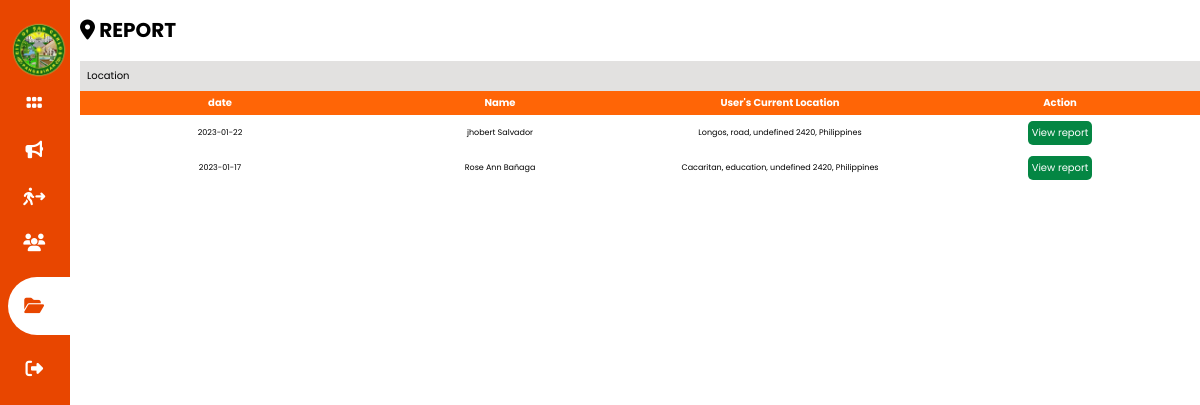
Page /admin/admin_sub/report.php (signed in) on the committed database.
### tables this page shows
CREATE TABLE `location` (
  `id` int(11) NOT NULL,
  `lat` varchar(50) NOT NULL,
  `long` varchar(50) NOT NULL,
  `address` varchar(50) NOT NULL,
  `user_id` int(11) NOT NULL,
  `rescuer_id` int(11) NOT NULL,
  `date` date NOT NULL,
  `time` time NOT NULL,
  `proof` varchar(200) NOT NULL,
  `incident_details` varchar(100) NOT NULL,
  `status` int(10) NOT NULL
);

CREATE TABLE `users` (
  `id` int(11) NOT NULL,
  `valid_id` varchar(50) NOT NULL,
  `fname` varchar(150) NOT NULL,
  `lname` varchar(150) NOT NULL,
  `location` varchar(255) NOT NULL,
  `contactnum` varchar(30) NOT NULL,
  `user` varchar(100) NOT NULL,
  `pass` varchar(100) NOT NULL,
  `photo` varchar(150) NOT NULL,
  `status` varchar(30) NOT NULL
);

### admin/admin_sub/report.php (the view, shortened to what this page needs)
<?php
include_once("connections/session.php");
?>
<!DOCTYPE html>
<html lang="en">
<head>
    <link rel="stylesheet" href="css/nav.css">
    <link rel="stylesheet" href="css/tables.css">
</head>
<body>
    <div class="sidebar">
        <div class="side-brand">
        <img src="img/scclogo.png" alt="">
        </div>
        <div class="side-menu">
            <ul>
                <li>
                    <a href="dashboard.php"><i class="fa-solid fa-grip"></i>
                    </a>
                </li>
                <li>
                    <a href="announce.php"><i class="fa-solid fa-bullhorn"></i>
                    </a>
                </li>
                <li>
                    <a href="evacuation.php"><i class="fa-solid fa-person-walking-arrow-right"></i>
                    </a>
                </li>
                <li>
                    <a href="user.php"><i class="fa-solid fa-users"></i>
                    </a>
                </li>
                <li>
                    <a href="report.php" class="active"><i class="fa-solid fa-folder-open"></i>
                    </a>
                </li>
                <li>
                    <a href="logout.php"><i class="fa-solid fa-right-from-bracket"></i>
                    </a>
                </li>
            </ul>
        </div>
    </div>
    <div class="main-content">
        <header>
            <div class="header-title">
                <h1>
                <i class="fa-solid fa-location-dot"></i>
                REPORT
                </h1>
            </div>
        </header>
        <div class="grid">
            <br>
        <div class="table">
        <div class="header">
            <p>Location</p>
        </div>
        <div class="table">
            <table>
                <thead>
                    <tr>
                    <th>date</th>
                    <th>Name</th>
                    <th>User's Current Location</th>
                    <th>Action</th>
                    </tr>
                </thead>
                <tbody>
                <?php
                    $sql = "SELECT *, users.id AS uid, location.id AS lid FROM location
                    LEFT JOIN users ON users.id=location.user_id ORDER BY location.date DESC";
                    $query = $conn->query($sql);
                    while($row = $query->fetch_assoc()){?>
                <tr>
                <td><?php echo $row['date'];?></td>
                <td><?php echo $row['fname'].' '.$row['lname'];?></td>
                    <td><?php echo $row['address'];?></td>
                    <td>
                        <button class="buttons"><a href="location_report.php?ID=<?php echo $row['uid'];?>">View report</i></a></button>
                    </td>
                </tr>
                <?php } ?>
               </tbody>
            </table>
        </div>
    </div>
    </div>
    </div>
</body>
</html>

### admin/admin_sub/css/nav.css (style rules this page uses)
:root { --main-color: #e84600; --color-dark: #000000; --text-white: #ffffff; --color-grey: #b1b1b3; }
* { padding: 0; margin: 0; box-sizing: border-box; list-style: none; text-decoration: none; font-family: 'Poppins', sans-serif; }
.sidebar { width: 320px; position: fixed; left: 0; top: 0; height: 100%; background: var(--main-color); font-family: 'Fredoka One', cursive; }
.side-brand { height: 90px; padding-left: 1rem 0rem 1rem 2rem; }
.side-brand img { align-items: center; margin-top: 20px; width: 130px; height: 130px; margin-left: 4.5rem; }
.side-menu { margin-top: 80px; }
.side-menu li { width: 100%; margin-bottom: 1.3rem; padding-left: 1.5rem; }
.side-menu a { padding-left: 1.5rem; display: block; color: var(--text-white); font-size: 1.1rem; }
.side-menu a i { padding-right: 0.6rem; }
.side-menu a.active { background: var(--text-white); padding-top: 1rem; padding-bottom: 1rem; color: var(--main-color); border-radius: 30px 0px 0px 30px; }
.main-content { margin-left: 340px; margin-top: 15px; }
@media only screen and (max-width: 1200px) { .sidebar { width: 70px; } }
@media only screen and (max-width: 1200px) { .side-brand img { margin-top: 20px; width: 60px; height: 60px; margin-left: 0; } }
@media only screen and (max-width: 1200px) { .sidebar .side-brand, .sidebar li { padding-left: 0.5rem; text-align: center; } }
@media only screen and (max-width: 1200px) { .sidebar li a { padding-left: 0rem; } }
@media only screen and (max-width: 1200px) { .side-menu { margin-top: 0rem; } }
@media only screen and (max-width: 1200px) { .main-content { margin-left: 5rem; font-size: 10px; position: fixed; } }

### admin/admin_sub/css/tables.css (style rules this page uses)
.header { display: flex; justify-content: space-between; padding: 10px; background: rgb(226, 225, 224); }
.header p { color: black; }
.table { height: 550px; overflow: auto; }
table { width: 100%; table-layout: fixed; border-collapse: collapse; }
thead th { position: sticky; top: 0; background: rgb(255, 101, 6); color: white; font-size: 15px; padding: 5px; text-align: center; }
th, td { border-bottom: 1px solid white; padding: 10px 10px; word-break: break-all; text-align: center; }
tbody td { font-size: 12px; }
.buttons { outline: none; border: none; padding: 4px; border-radius: 5px; }
.buttons a { color: white; }
td button:nth-child(1) { background-color: rgb(4, 134, 67); }
::placeholder { color: rgb(0, 0, 0); }
@media only screen and (max-width: 1200px) { .header { display: flex; justify-content: space-between; padding: 7px; background: rgb(226, 225, 224); } }
@media only screen and (max-width: 1200px) { thead th { position: sticky; top: 0; background: rgb(255, 101, 6); color: white; font-size: 10px; padding: 4px; text-align: center; } }
@media only screen and (max-width: 1200px) { th, td { border-bottom: 1px solid white; padding: 5px 5px; word-break: break-all; text-align: center; } }
@media only screen and (max-width: 1200px) { tbody td { font-size: 8px; } }
@media only screen and (max-width: 1200px) { .buttons { outline: none; border: none; padding: 4px; border-radius: 5px; font-size: 10px; } }

### rows in the picture
location: date "2023-01-22", user.fname "jhobert", user.lname "Salvador", address "Longos, road, undefined 2420, Philippines"
location: date "2023-01-17", user.fname "Rose Ann", user.lname "Bañaga", address "Cacaritan, education, undefined 2420, Philippines"
